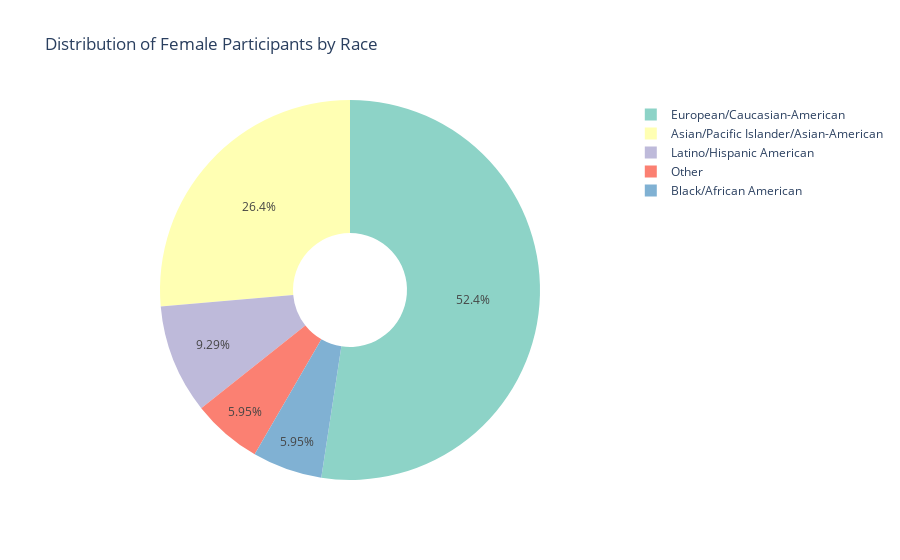

Here is the notebook cell this chart was saved with:
### Code cell
# Filter for unique female participants
unique_female_participants = unique_participants[unique_participants["gender"] == 0]

# Reset index to make "Race" a column
female_race_counts = unique_female_participants["race"].value_counts().reset_index()
female_race_counts.columns = ["Race", "proportion"]

# Create a pie chart
fig = px.pie(female_race_counts, 
             names="Race",  # Labels (races)
             values="proportion",  # Counts
             title="Distribution of Female Participants by Race",
             hole=0.3,  # Adjust to 0 for a full pie chart, or 0.3 for a donut chart
             color_discrete_sequence=px.colors.qualitative.Set3)  # Custom color scheme (optional)

# Display the pie chart
fig.show()

### Figure 1 — Plotly figure (JSON) as saved in the notebook; plotly's stock layout.template omitted (floating-point values rounded to 4 significant figures)
{"data": [{"domain": {"x": [0, 1], "y": [0, 1]}, "hole": 0.3, "hovertemplate": "Race=%{label}<br>proportion=%{value}<extra></extra>", "labels": ["European/Caucasian-American", "Asian/Pacific Islander/Asian-American", "Latino/Hispanic American", "Other", "Black/African American"], "legendgroup": "", "name": "", "showlegend": true, "type": "pie", "values": [141, 71, 25, 16, 16]}], "layout": {"legend": {"tracegroupgap": 0}, "piecolorway": ["rgb(141,211,199)", "rgb(255,255,179)", "rgb(190,186,218)", "rgb(251,128,114)", "rgb(128,177,211)", "rgb(253,180,98)", "rgb(179,222,105)", "rgb(252,205,229)", "rgb(217,217,217)", "rgb(188,128,189)", "rgb(204,235,197)", "rgb(255,237,111)"], "title": {"text": "Distribution of Female Participants by Race"}}}
